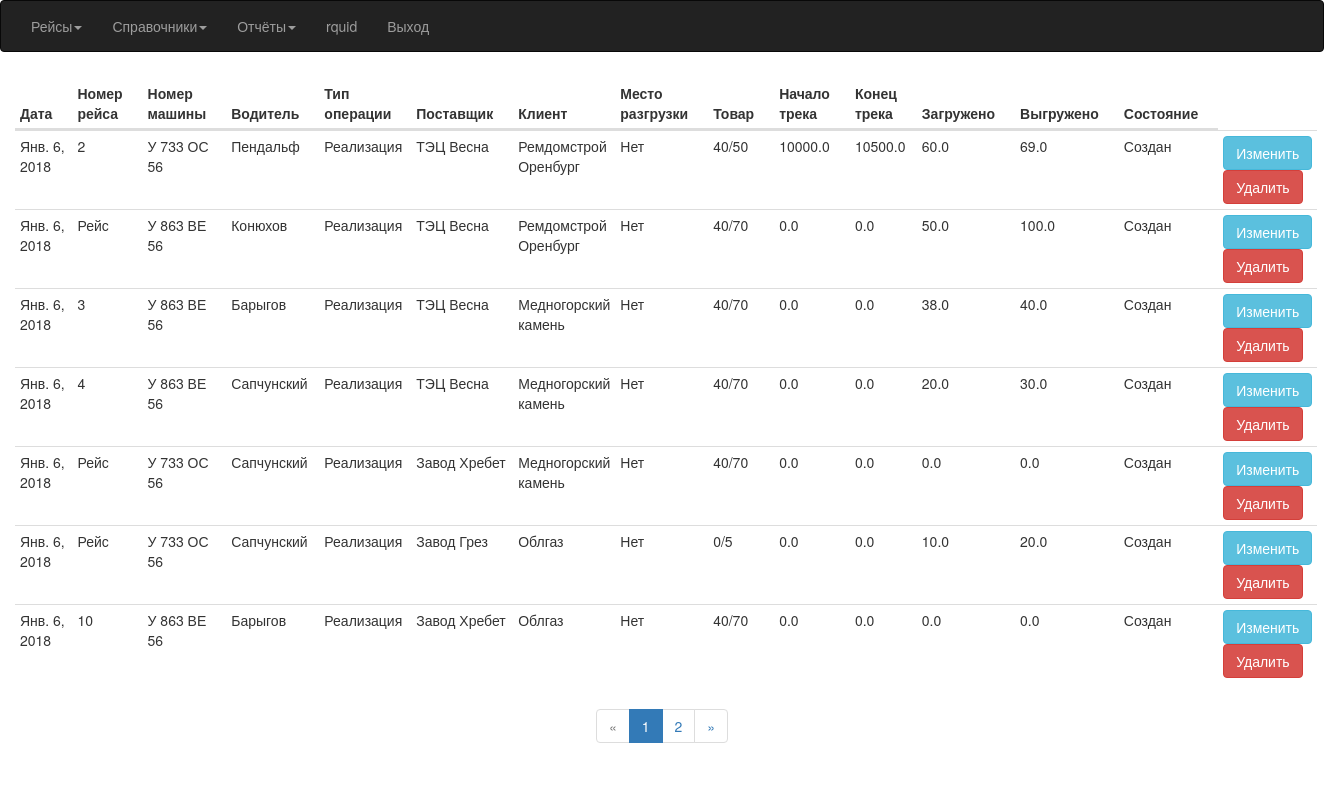
The page /RaceAll (signed in) on the database as committed earlier.
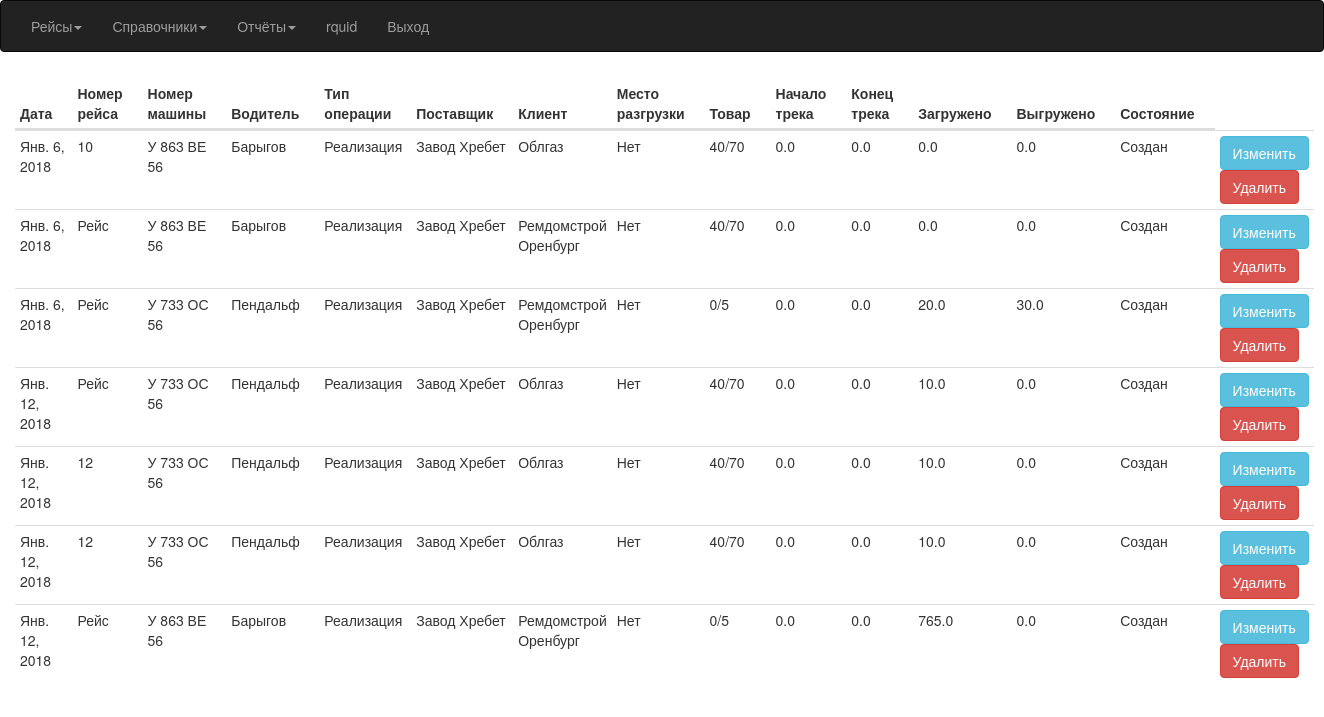
The same page on the database as committed later.
### Avtoregion/models.py (models this page shows, shortened)
class Race(models.Model):
    CREATE = 'Создан'
    LOAD = 'Загружен'
    UNLOAD = 'Выгружен'
    FINISH = 'Закончен'
    END = 'Проведен'
    ACCIDENT = 'Авария'
    STATE = (
        (CREATE, 'Создан'),
        (LOAD, 'Зазгружен'),
        (UNLOAD, 'Выгружен'),
        (FINISH, 'Закончена'),
        (END, 'Проведена'),
        (ACCIDENT, 'Авария'),
    )
    TYPE = (
        ('Реализация', 'Реализация'),
        ('Услуга', 'Услуга')
    )
    id_race = models.AutoField(primary_key=True)
    name_race = models.CharField(max_length=5, default='Рейс')
    race_date = models.DateField(default=date.today)
    car = models.ForeignKey(Car)
    driver = models.ForeignKey(Driver)
    type_ship = models.CharField(default=TYPE[0], choices=TYPE, max_length=10)
    supplier = models.ForeignKey(Supplier)
    customer = models.ForeignKey(Customer)
    shipment = models.ForeignKey(Shipment, null=True, blank=True)
    product = models.ForeignKey(Product)
    mediator = models.ForeignKey(Mediator, null=True, blank=True)
    s_milage = models.FloatField(default=0)
    e_milage = models.FloatField(default=0)
    weight_load = models.FloatField(default=0)
    weight_unload = models.FloatField(default=0)
    comm = models.TextField(null=True, blank=True)
    state = models.CharField(default=STATE[0], choices=STATE, max_length=9)
    shoulder = models.FloatField(default=0)
    create_time = models.DateTimeField(auto_now=True)

class Car(models.Model):
    id_car = models.AutoField(primary_key=True)
    number = models.CharField(max_length=11, unique=True, verbose_name='Номер машины')
    brand = models.CharField(max_length=20, default='Scania')
    pts = models.CharField(max_length=10, null=True, blank=True, verbose_name='ПТС')
    trailer = models.ForeignKey(Trailer, blank=True, null=True)
    mediator = models.ForeignKey(Mediator, blank=True, null=True)
    def __str__(self):
        return '%s' % self.number

class Driver(models.Model):
    id_driver = models.AutoField(primary_key=True)
    name = models.CharField(max_length=50, verbose_name='Водитель')
    def __str__(self):
        return '%s' % self.name

class Supplier(models.Model):
    id_supplier = models.AutoField(primary_key=True)
    name = models.CharField(max_length=256, verbose_name='Поставщик')
    inn = models.DecimalField(max_digits=12, decimal_places=0, unique=True, null=True, blank=True, verbose_name='ИНН')
    def __str__(self):
        return '%s' % self.name

class Customer(models.Model):
    id_customer = models.AutoField(primary_key=True)
    name = models.CharField(max_length=256,  verbose_name='Клиент')
    inn = models.DecimalField(max_digits=12, decimal_places=0, unique=True, null=True, blank=True, verbose_name='ИНН')
    def __str__(self):
        return '%s' % self.name

class Product(models.Model):
    id_product = models.AutoField(primary_key=True)
    name = models.CharField(max_length=10, verbose_name='Груз')
    def __str__(self):
        return '%s' % self.name

### Avtoregion/views.py (the view)
# urls.py: url(r'^RaceAll$', views.RaceAllList.as_view(), name='RaceAll'),
class RaceAllList(LoginRequiredMixin, ListView):
    model = Race
    template_name = 'race.html'
    context_object_name = 'qRace'
    paginate_by = 7
    queryset = Race.objects.order_by('id_race')

### templates/race.html (shortened to what this page needs)
{% extends "index.html" %}
{% load static %}
{% block content %}
<link rel="stylesheet" href="{% static "css/datatables.min.css" %}">
<div class="container-fluid">
 {% if qRace%}
	 <table id="race" class="table table-hover table-condensed table-responsive">
		 <thead>
       <th>Дата</th>
			 <th>Номер рейса</th>
			 <th>Номер машины</th>
			 <th>Водитель</th>
			 <th>Тип операции</th>
			 <th>Поставщик</th>
			 <th>Клиент</th>
			 <th>Место разгрузки</th>
			 <th>Товар</th>
			 <th>Начало трека</th>
			 <th>Конец трека</th>
			 <th>Загружено</th>
			 <th>Выгружено</th>
			 <th>Состояние</th>
		 </thead>
	 {% for q in qRace%}
         <tbody>
	    <tr>
         <td>
            {{ q.race_date }}
         </td>
		 <td>
			{{ q.name_race}}
		 </td>
		 <td>
			{{ q.car}}
		 </td>
			<td>
				{{ q.driver}}
			</td>
			<td>
				{{ q.type_ship}}
			</td>
		  <td>
			  {{ q.supplier}}
		  </td>
		  <td>
			  {{ q.customer}}
		  </td>
		  <td>
			  {{ q.shipment|default_if_none:"Нет"}}
		  </td>
		  <td>
			  {{ q.product}}
		  </td>
		  <td>
			  {{ q.s_milage}}
		  </td>
		  <td>
			  {{ q.e_milage}}
		  </td>
		  <td>
			  {{ q.weight_load}}
		  </td>
		  <td>
			  {{ q.weight_unload}}
		  </td>
		  <td>
			  {{ q.state}}
		  </td>
		 <td>
			<form action="{% url 'RaceUpdate' q.pk%}">
              <button class="btn btn-info">Изменить</button>
			</form>
			 <form action="{% url 'RaceDelete'%}" method="post">
			        <button class="btn btn-danger delete-confirmation">Удалить</button>
		  </form>
	     </td>
	    </tr>
     </tbody>
	 {% endfor %}
	 </table>
 {% endif %}
{% if is_paginated %}
	<div class="text-center">
	<ul class="pagination">
            {% if page_obj.has_previous %}
	              <li><a href="?page={{ page_obj.previous_page_number }}">&laquo;</a></li>
	            {% else %}
	              <li class="disabled"><span>&laquo;</span></li>
            {% endif %}
						{% for i in paginator.page_range %}
							{% if page_obj.number == i %}
									<li class="active"><span>{{ i }} <span class="sr-only">(current)</span></span></li>
							{% else %}
									<li><a href="?page={{ i }}">{{ i }}</a></li>
							{% endif %}
						{% endfor %}
            {% if page_obj.has_next %}
	            <li><a href="?page={{ page_obj.next_page_number }}">&raquo;</a></li>
	            {% else %}
	              <li class="disabled"><span>&raquo;</span></li>
            {% endif %}
	</ul>
	</div>
{% endif %}
</div>
{% endblock %}

Rows that differ between the two databases and show on the page:
removed Race: race_date "Янв. 6, 2018", name_race "2", car "У 733 ОС 56", driver "Пендальф", type_ship "Реализация", supplier "ТЭЦ Весна", customer "Ремдомстрой Оренбург", shipment "Нет", product "40/50", s_milage "10000.0", e_milage "10500.0", weight_load "60.0", weight_unload "69.0", state "Создан"
removed Race: race_date "Янв. 6, 2018", name_race "Рейс", car "У 863 ВЕ 56", driver "Конюхов", type_ship "Реализация", supplier "ТЭЦ Весна", customer "Ремдомстрой Оренбург", shipment "Нет", product "40/70", s_milage "0.0", e_milage "0.0", weight_load "50.0", weight_unload "100.0", state "Создан"
removed Race: race_date "Янв. 6, 2018", name_race "3", car "У 863 ВЕ 56", driver "Барыгов", type_ship "Реализация", supplier "ТЭЦ Весна", customer "Медногорский камень", shipment "Нет", product "40/70", s_milage "0.0", e_milage "0.0", weight_load "38.0", weight_unload "40.0", state "Создан"
removed Race: race_date "Янв. 6, 2018", name_race "4", car "У 863 ВЕ 56", driver "Сапчунский", type_ship "Реализация", supplier "ТЭЦ Весна", customer "Медногорский камень", shipment "Нет", product "40/70", s_milage "0.0", e_milage "0.0", weight_load "20.0", weight_unload "30.0", state "Создан"
removed Race: race_date "Янв. 6, 2018", name_race "Рейс", car "У 733 ОС 56", driver "Сапчунский", type_ship "Реализация", supplier "Завод Хребет", customer "Медногорский камень", shipment "Нет", product "40/70", s_milage "0.0", e_milage "0.0", weight_load "0.0", weight_unload "0.0", state "Создан"
removed Race: race_date "Янв. 6, 2018", name_race "Рейс", car "У 733 ОС 56", driver "Сапчунский", type_ship "Реализация", supplier "Завод Грез", customer "Облгаз", shipment "Нет", product "0/5", s_milage "0.0", e_milage "0.0", weight_load "10.0", weight_unload "20.0", state "Создан"
now on this page (row unchanged): Race: race_date "Янв. 6, 2018", name_race "Рейс", car "У 863 ВЕ 56", driver "Барыгов", type_ship "Реализация", supplier "Завод Хребет", customer "Ремдомстрой Оренбург", shipment "Нет", product "40/70", s_milage "0.0", e_milage "0.0", weight_load "0.0", weight_unload "0.0", state "Создан"
now on this page (row unchanged): Race: race_date "Янв. 6, 2018", name_race "Рейс", car "У 733 ОС 56", driver "Пендальф", type_ship "Реализация", supplier "Завод Хребет", customer "Ремдомстрой Оренбург", shipment "Нет", product "0/5", s_milage "0.0", e_milage "0.0", weight_load "20.0", weight_unload "30.0", state "Создан"
now on this page (row unchanged): Race: race_date "Янв. 12, 2018", name_race "Рейс", car "У 733 ОС 56", driver "Пендальф", type_ship "Реализация", supplier "Завод Хребет", customer "Облгаз", shipment "Нет", product "40/70", s_milage "0.0", e_milage "0.0", weight_load "10.0", weight_unload "0.0", state "Создан"
now on this page (row unchanged): Race: race_date "Янв. 12, 2018", name_race "12", car "У 733 ОС 56", driver "Пендальф", type_ship "Реализация", supplier "Завод Хребет", customer "Облгаз", shipment "Нет", product "40/70", s_milage "0.0", e_milage "0.0", weight_load "10.0", weight_unload "0.0", state "Создан"
now on this page (row unchanged): Race: race_date "Янв. 12, 2018", name_race "12", car "У 733 ОС 56", driver "Пендальф", type_ship "Реализация", supplier "Завод Хребет", customer "Облгаз", shipment "Нет", product "40/70", s_milage "0.0", e_milage "0.0", weight_load "10.0", weight_unload "0.0", state "Создан"
now on this page (row unchanged): Race: race_date "Янв. 12, 2018", name_race "Рейс", car "У 863 ВЕ 56", driver "Барыгов", type_ship "Реализация", supplier "Завод Хребет", customer "Ремдомстрой Оренбург", shipment "Нет", product "0/5", s_milage "0.0", e_milage "0.0", weight_load "765.0", weight_unload "0.0", state "Создан"
Other text that changed with them:
list line gone: "1"
list line gone: "2"
